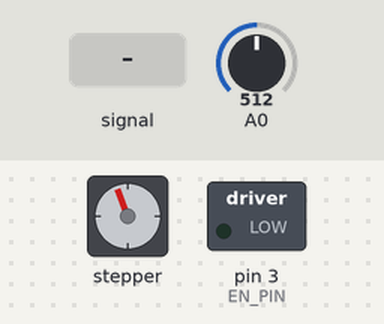
Bench run of a sketch on a simulated Arduino Uno, built with avr-gcc and run on an emulated ATmega328P. On the bench: stepper motor, switched loads named in the sketch (green lamp = pin HIGH). The test bench sets the inputs (shaded band); at power-on: A0 = 512. Stepper angles assume 200 steps per turn.

Above: at 1.2 s.
1.3 s: A0 set to 306
4.3 s: A0 set to 122
At 6.5 s:
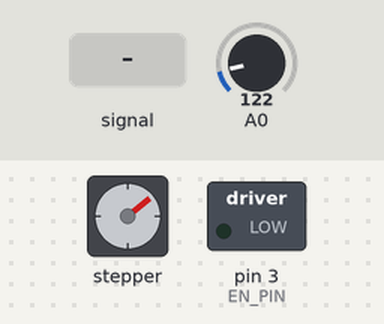
7.3 s: A0 set to 716
At 10.1 s:
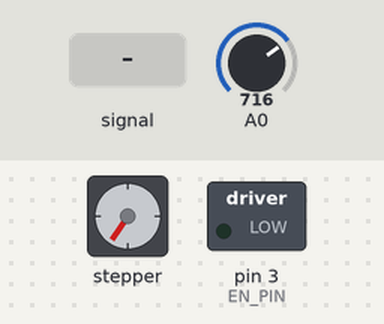
10.3 s: A0 fed a 200 Hz sine of ±81 counts around its level
At 10.75 s:
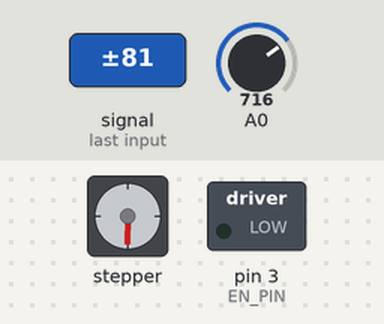
13.3 s: A0 fed a 2 Hz sine of ±306 counts around its level
Timing chart, 0 to 17.3 s (numbered marks = the images above; inputs shaded):
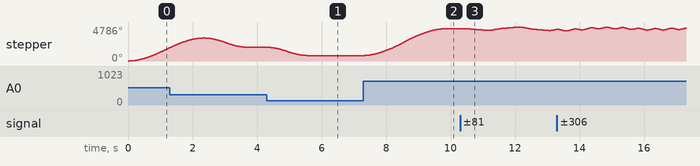

The sketch:

gptea_motor1.ino
```cpp
#include <AccelStepper.h>

//Motor
#define dirPin1 5
#define stepPin1 4

int EN_PIN = 3;

#define Endstop 11

#define motorInterfaceType 1
AccelStepper rotation = AccelStepper(motorInterfaceType, stepPin1, dirPin1);


#define BUFFER_SIZE 16 // Set the buffer size based on the size of 4 integers (4 bytes each)
byte buffer[BUFFER_SIZE]; // Create a buffer to store incoming bytes

//const long stepsPerRevolution = 16200;
//const long fullTiltSteps = 2450;

void setup() {
  Serial.begin(115200);
  while (!Serial) {
    ;  // wait for serial port to connect. Needed for native USB port only
  }

  //Endstop Setup
//  pinMode(Endstop, INPUT);

  //Motor Set Up
  pinMode(EN_PIN, OUTPUT);
  digitalWrite (EN_PIN, LOW);
  rotation.setMaxSpeed(3000);
  rotation.setAcceleration(2000);

}

void loop() {
  int potValue = analogRead(A0);

  // Map the potentiometer value to the desired position range
  long targetPosition = map(potValue, 0, 1023, 0, 3600);

  // Move the motor to the target position
  rotation.moveTo(targetPosition);

  // Update the motor position
  rotation.run();
}

//    if (Serial.available() >= BUFFER_SIZE) {
//      Serial.readBytes(buffer, BUFFER_SIZE);
//      // Convert the bytes back to integers
//      int received_integers[4];
//      for (int i = 0; i < 4; i++) {     // remember to change int length here
//        received_integers[i] = 0;
//        for (int j = 0; j < 4; j++) {
//          received_integers[i] |= buffer[i * 4 + j] << (8 * j);
//        }
//      }
//
//      if (received_integers[0] == 0) {    // default: absolute mode
//        //Set Destination and Move
//        rotaPosition = degreesToSteps(received_integers[1]);
//        rotation.moveTo(rotaPosition);
//        isRotateRunning = true;
//
//        tiltPosition = tiltToSteps(received_integers[2]);
////        tiltPosition = received_integers[2];
//        tilt.moveTo(tiltPosition);
//        isTiltRunning = true;
//
//      } else if (received_integers[0] == 1) {   // relative mode
//        int rotaMove = degreesToSteps(received_integers[1]);
//        rotation.move(rotaMove);
//        isRotateRunning = true;
//
//        int tiltMove = tiltToSteps(received_integers[2]);
////        int tiltMove = received_integers[2];
//        tilt.move(tiltMove);
//        isTiltRunning = true;
//      }


////////////////////////////////////////////////////////////////////////////////////////////////////
////////////////////////////////////////////////////////////////////////////////////////////////////
////////////////////////////////////////////////////////////////////////////////////////////////////
//int degreesToSteps(int angle){
//  angle = angle % 360;
//  long stepsToMove = (angle / 360.0) * stepsPerRevolution;
//  return stepsToMove;
//}
//
//int tiltToSteps(int tiltVal){
//  //range from 1-20
//  tiltVal = tiltVal % 20;
//  long stepsToMove = (tiltVal / 20.0) * fullTiltSteps;
//  return stepsToMove;
//}
//
//void move_motor_to_home(){
//  //just the rotation for now
//  //move until endstop is HIGH
////  bool rotationHomeState = digitalRead(rotationHomePin);
//  while (!rotationHasHomed) {
////    Serial.println(rotationHasHomed);
//    if (digitalRead(rotationHomePin) != HIGH){
//      //moving motor to home
//      rotation.move(100);
//      rotation.run();
//    } else {
//      //at home location, set this to 0,0,0 postion
//      rotation.setCurrentPosition(0);
//      rotationHasHomed = true;
//    }
//  }
//}
//
//void move_tilt_to_home(){
//    while (!tiltHasHomed) {
////    Serial.println(rotationHasHomed);
//    if (digitalRead(tiltEndstop) != HIGH){
//      //moving motor to home
//      tilt.move(-100);
//      tilt.run();
//    } else {
//      //at home location, set this to 0,0,0 postion
//      tilt.setCurrentPosition(0);
//      tiltHasHomed = true;
//    }
//  }
//}
//
//void set_up_motor_stepping_logic(){
//    if (isRotateRunning) {
//    rotation.run();
//  }
//
//  if (isTiltRunning) {
//    tilt.run();
//  }
//
//  if (isFocusRunning) {
//    focus.run();
//  }
//
//  if (rotation.distanceToGo() == 0) {
//    isRotateRunning = false;
//  }
//
//  if (tilt.distanceToGo() == 0) {
//    isTiltRunning = false;
//  }
//
//  if (focus.distanceToGo() == 0) {
//    isFocusRunning = false;
//  }
//}
```

Measured:
- after the input at 4.3 s, stepper: turns 1164° counter-clockwise in 1.3 s, starting at once
- after the input at 7.3 s, stepper: turns 3762° clockwise in 2.5 s, starting at once
- after the input at 10.3 s, stepper: turns 23° clockwise in 0.12 s, then 263° counter-clockwise in 0.71 s, then 492° clockwise in 0.95 s, then 502° counter-clockwise in 0.90 s, and so on
